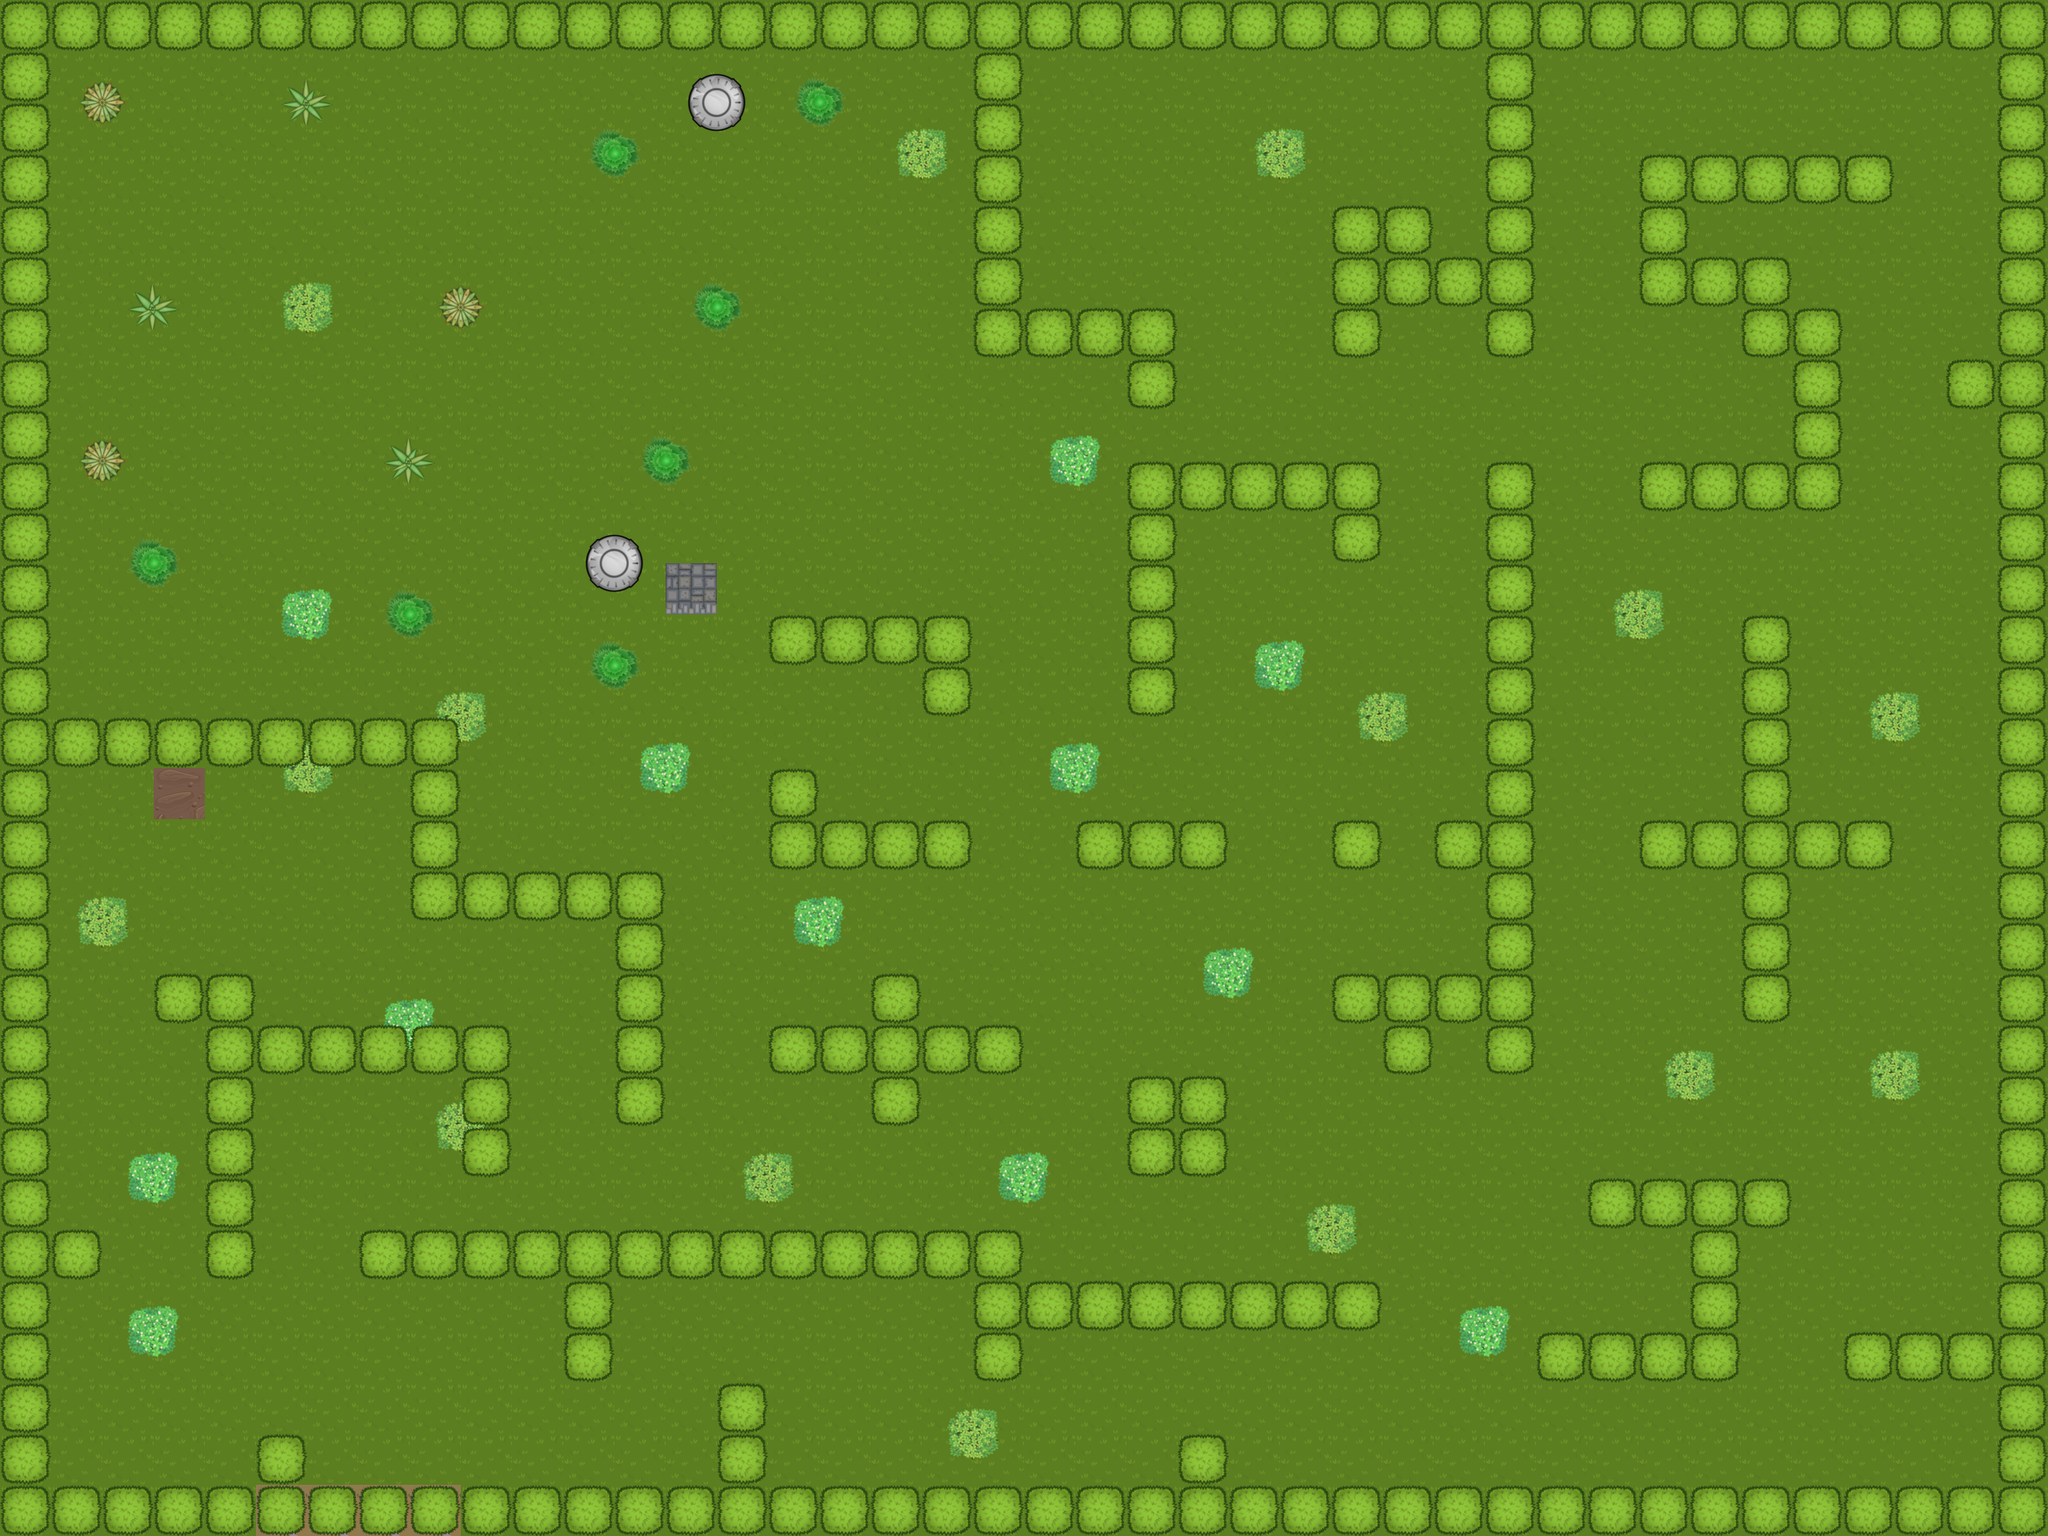

The image is a tile-based game level rendered from a .tmx file. Its description and source (layers, tilesets, objects; grid data summarised) follow:
An orthogonal 40x30 tile map with 64x64 px tiles, 3 tile layers (ground, decor, colidble), 62 tilesets.

<map version="1.9" tiledversion="1.9.2" orientation="orthogonal" renderorder="right-down" width="40" height="30" tilewidth="64" tileheight="64" infinite="0" nextlayerid="6" nextobjectid="1">
 <tileset firstgid="1" name="B" tilewidth="128" tileheight="128" tilecount="1" columns="1">
  <image source="../assets/maps/0.5_scaledTiles/B.png" width="128" height="128" />
 </tileset>
 <tileset firstgid="2" name="Ball" tilewidth="128" tileheight="128" tilecount="1" columns="1">
  <image source="../assets/maps/0.5_scaledTiles/Ball.png" width="128" height="128" />
 </tileset>
 <tileset firstgid="3" name="Barell_01" tilewidth="128" tileheight="128" tilecount="1" columns="1">
  <image source="../assets/maps/0.5_scaledTiles/Barell_01.png" width="128" height="128" />
 </tileset>
 <tileset firstgid="4" name="Barell_02" tilewidth="128" tileheight="128" tilecount="1" columns="1">
  <image source="../assets/maps/0.5_scaledTiles/Barell_02.png" width="128" height="128" />
 </tileset>
 <tileset firstgid="5" name="Barell_03" tilewidth="128" tileheight="128" tilecount="1" columns="1">
  <image source="../assets/maps/0.5_scaledTiles/Barell_03.png" width="128" height="128" />
 </tileset>
 <tileset firstgid="6" name="Block_A_02" tilewidth="64" tileheight="64" tilecount="1" columns="1">
  <image source="../assets/maps/0.5_scaledTiles/Block_A_02.png" width="64" height="64" />
 </tileset>
 <tileset firstgid="7" name="Block_B_02" tilewidth="64" tileheight="64" tilecount="1" columns="1">
  <image source="../assets/maps/0.5_scaledTiles/Block_B_02.png" width="64" height="64" />
 </tileset>
 <tileset firstgid="8" name="Block_C_02" tilewidth="64" tileheight="64" tilecount="1" columns="1">
  <image source="../assets/maps/0.5_scaledTiles/Block_C_02.png" width="64" height="64" />
 </tileset>
 <tileset firstgid="9" name="Cactus_01" tilewidth="128" tileheight="128" tilecount="1" columns="1">
  <image source="../assets/maps/0.5_scaledTiles/Cactus_01.png" width="128" height="128" />
 </tileset>
 <tileset firstgid="10" name="Cactus_02" tilewidth="128" tileheight="128" tilecount="1" columns="1">
  <image source="../assets/maps/0.5_scaledTiles/Cactus_02.png" width="128" height="128" />
 </tileset>
 <tileset firstgid="11" name="Cactus_03" tilewidth="128" tileheight="128" tilecount="1" columns="1">
  <image source="../assets/maps/0.5_scaledTiles/Cactus_03.png" width="128" height="128" />
 </tileset>
 <tileset firstgid="12" name="Decor_Tile_A_01" tilewidth="64" tileheight="64" tilecount="1" columns="1">
  <image source="../assets/maps/0.5_scaledTiles/Decor_Tile_A_01.png" width="64" height="64" />
 </tileset>
 <tileset firstgid="13" name="Decor_Tile_A_02" tilewidth="64" tileheight="64" tilecount="1" columns="1">
  <image source="../assets/maps/0.5_scaledTiles/Decor_Tile_A_02.png" width="64" height="64" />
 </tileset>
 <tileset firstgid="14" name="Decor_Tile_A_03" tilewidth="64" tileheight="64" tilecount="1" columns="1">
  <image source="../assets/maps/0.5_scaledTiles/Decor_Tile_A_03.png" width="64" height="64" />
 </tileset>
 <tileset firstgid="15" name="Decor_Tile_A_04" tilewidth="64" tileheight="64" tilecount="1" columns="1">
  <image source="../assets/maps/0.5_scaledTiles/Decor_Tile_A_04.png" width="64" height="64" />
 </tileset>
 <tileset firstgid="16" name="Decor_Tile_A_05" tilewidth="64" tileheight="64" tilecount="1" columns="1">
  <image source="../assets/maps/0.5_scaledTiles/Decor_Tile_A_05.png" width="64" height="64" />
 </tileset>
 <tileset firstgid="17" name="Decor_Tile_A_06" tilewidth="64" tileheight="64" tilecount="1" columns="1">
  <image source="../assets/maps/0.5_scaledTiles/Decor_Tile_A_06.png" width="64" height="64" />
 </tileset>
 <tileset firstgid="18" name="Decor_Tile_A_07" tilewidth="64" tileheight="64" tilecount="1" columns="1">
  <image source="../assets/maps/0.5_scaledTiles/Decor_Tile_A_07.png" width="64" height="64" />
 </tileset>
 <tileset firstgid="19" name="Decor_Tile_A_08" tilewidth="64" tileheight="64" tilecount="1" columns="1">
  <image source="../assets/maps/0.5_scaledTiles/Decor_Tile_A_08.png" width="64" height="64" />
 </tileset>
 <tileset firstgid="20" name="Decor_Tile_A_09" tilewidth="64" tileheight="64" tilecount="1" columns="1">
  <image source="../assets/maps/0.5_scaledTiles/Decor_Tile_A_09.png" width="64" height="64" />
 </tileset>
 <tileset firstgid="21" name="Decor_Tile_B_01" tilewidth="64" tileheight="64" tilecount="1" columns="1">
  <image source="../assets/maps/0.5_scaledTiles/Decor_Tile_B_01.png" width="64" height="64" />
 </tileset>
 <tileset firstgid="22" name="Decor_Tile_B_02" tilewidth="64" tileheight="64" tilecount="1" columns="1">
  <image source="../assets/maps/0.5_scaledTiles/Decor_Tile_B_02.png" width="64" height="64" />
 </tileset>
 <tileset firstgid="23" name="Decor_Tile_B_03" tilewidth="64" tileheight="64" tilecount="1" columns="1">
  <image source="../assets/maps/0.5_scaledTiles/Decor_Tile_B_03.png" width="64" height="64" />
 </tileset>
 <tileset firstgid="24" name="Decor_Tile_B_04" tilewidth="64" tileheight="64" tilecount="1" columns="1">
  <image source="../assets/maps/0.5_scaledTiles/Decor_Tile_B_04.png" width="64" height="64" />
 </tileset>
 <tileset firstgid="25" name="Decor_Tile_B_05" tilewidth="64" tileheight="64" tilecount="1" columns="1">
  <image source="../assets/maps/0.5_scaledTiles/Decor_Tile_B_05.png" width="64" height="64" />
 </tileset>
 <tileset firstgid="26" name="Decor_Tile_B_06" tilewidth="64" tileheight="64" tilecount="1" columns="1">
  <image source="../assets/maps/0.5_scaledTiles/Decor_Tile_B_06.png" width="64" height="64" />
 </tileset>
 <tileset firstgid="27" name="Decor_Tile_B_07" tilewidth="64" tileheight="64" tilecount="1" columns="1">
  <image source="../assets/maps/0.5_scaledTiles/Decor_Tile_B_07.png" width="64" height="64" />
 </tileset>
 <tileset firstgid="28" name="Decor_Tile_B_08" tilewidth="64" tileheight="64" tilecount="1" columns="1">
  <image source="../assets/maps/0.5_scaledTiles/Decor_Tile_B_08.png" width="64" height="64" />
 </tileset>
 <tileset firstgid="29" name="Decor_Tile_B_09" tilewidth="64" tileheight="64" tilecount="1" columns="1">
  <image source="../assets/maps/0.5_scaledTiles/Decor_Tile_B_09.png" width="64" height="64" />
 </tileset>
 <tileset firstgid="30" name="Dot_A" tilewidth="128" tileheight="128" tilecount="1" columns="1">
  <image source="../assets/maps/0.5_scaledTiles/Dot_A.png" width="128" height="128" />
 </tileset>
 <tileset firstgid="31" name="Dot_B" tilewidth="128" tileheight="128" tilecount="1" columns="1">
  <image source="../assets/maps/0.5_scaledTiles/Dot_B.png" width="128" height="128" />
 </tileset>
 <tileset firstgid="32" name="Dot_C" tilewidth="128" tileheight="128" tilecount="1" columns="1">
  <image source="../assets/maps/0.5_scaledTiles/Dot_C.png" width="128" height="128" />
 </tileset>
 <tileset firstgid="33" name="Flag_A" tilewidth="128" tileheight="128" tilecount="1" columns="1">
  <image source="../assets/maps/0.5_scaledTiles/Flag_A.png" width="128" height="128" />
 </tileset>
 <tileset firstgid="34" name="Flag_B" tilewidth="128" tileheight="128" tilecount="1" columns="1">
  <image source="../assets/maps/0.5_scaledTiles/Flag_B.png" width="128" height="128" />
 </tileset>
 <tileset firstgid="35" name="Football_Goals_A" tilewidth="256" tileheight="143" tilecount="1" columns="1">
  <image source="../assets/maps/0.5_scaledTiles/Football_Goals_A.png" width="256" height="143" />
 </tileset>
 <tileset firstgid="36" name="Football_Goals_B" tilewidth="256" tileheight="143" tilecount="1" columns="1">
  <image source="../assets/maps/0.5_scaledTiles/Football_Goals_B.png" width="256" height="143" />
 </tileset>
 <tileset firstgid="37" name="Ground_Tile_01_A" tilewidth="64" tileheight="64" tilecount="4" columns="2">
  <image source="../assets/maps/0.5_scaledTiles/Ground_Tile_01_A.png" width="128" height="128" />
 </tileset>
 <tileset firstgid="41" name="Ground_Tile_01_B" tilewidth="64" tileheight="64" tilecount="4" columns="2">
  <image source="../assets/maps/0.5_scaledTiles/Ground_Tile_01_B.png" width="128" height="128" />
 </tileset>
 <tileset firstgid="45" name="Ground_Tile_01_C" tilewidth="64" tileheight="64" tilecount="4" columns="2">
  <image source="../assets/maps/0.5_scaledTiles/Ground_Tile_01_C.png" width="128" height="128" />
 </tileset>
 <tileset firstgid="49" name="Ground_Tile_02_A" tilewidth="64" tileheight="64" tilecount="4" columns="2">
  <image source="../assets/maps/0.5_scaledTiles/Ground_Tile_02_A.png" width="128" height="128" />
 </tileset>
 <tileset firstgid="53" name="Ground_Tile_02_B" tilewidth="64" tileheight="64" tilecount="4" columns="2">
  <image source="../assets/maps/0.5_scaledTiles/Ground_Tile_02_B.png" width="128" height="128" />
 </tileset>
 <tileset firstgid="57" name="Ground_Tile_02_C" tilewidth="64" tileheight="64" tilecount="4" columns="2">
  <image source="../assets/maps/0.5_scaledTiles/Ground_Tile_02_C.png" width="128" height="128" />
 </tileset>
 <tileset firstgid="61" name="Platform" tilewidth="128" tileheight="128" tilecount="1" columns="1">
  <image source="../assets/maps/0.5_scaledTiles/Platform.png" width="128" height="128" />
 </tileset>
 <tileset firstgid="62" name="Rock_01" tilewidth="128" tileheight="128" tilecount="1" columns="1">
  <image source="../assets/maps/0.5_scaledTiles/Rock_01.png" width="128" height="128" />
 </tileset>
 <tileset firstgid="63" name="Rock_02" tilewidth="128" tileheight="128" tilecount="1" columns="1">
  <image source="../assets/maps/0.5_scaledTiles/Rock_02.png" width="128" height="128" />
 </tileset>
 <tileset firstgid="64" name="Rock_03" tilewidth="128" tileheight="128" tilecount="1" columns="1">
  <image source="../assets/maps/0.5_scaledTiles/Rock_03.png" width="128" height="128" />
 </tileset>
 <tileset firstgid="65" name="Stump" tilewidth="128" tileheight="128" tilecount="1" columns="1">
  <image source="../assets/maps/0.5_scaledTiles/Stump.png" width="128" height="128" />
 </tileset>
 <tileset firstgid="66" name="Tire_01" tilewidth="128" tileheight="128" tilecount="1" columns="1">
  <image source="../assets/maps/0.5_scaledTiles/Tire_01.png" width="128" height="128" />
 </tileset>
 <tileset firstgid="67" name="Tire_02" tilewidth="128" tileheight="128" tilecount="1" columns="1">
  <image source="../assets/maps/0.5_scaledTiles/Tire_02.png" width="128" height="128" />
 </tileset>
 <tileset firstgid="68" name="Tire_03" tilewidth="128" tileheight="128" tilecount="1" columns="1">
  <image source="../assets/maps/0.5_scaledTiles/Tire_03.png" width="128" height="128" />
 </tileset>
 <tileset firstgid="69" name="Tree_01" tilewidth="128" tileheight="128" tilecount="1" columns="1">
  <image source="../assets/maps/0.5_scaledTiles/Tree_01.png" width="128" height="128" />
 </tileset>
 <tileset firstgid="70" name="Tree_02" tilewidth="128" tileheight="128" tilecount="1" columns="1">
  <image source="../assets/maps/0.5_scaledTiles/Tree_02.png" width="128" height="128" />
 </tileset>
 <tileset firstgid="71" name="Tree_03" tilewidth="128" tileheight="128" tilecount="1" columns="1">
  <image source="../assets/maps/0.5_scaledTiles/Tree_03.png" width="128" height="128" />
 </tileset>
 <tileset firstgid="72" name="Tree_04" tilewidth="128" tileheight="128" tilecount="1" columns="1">
  <image source="../assets/maps/0.5_scaledTiles/Tree_04.png" width="128" height="128" />
 </tileset>
 <tileset firstgid="73" name="Tree_05" tilewidth="128" tileheight="128" tilecount="1" columns="1">
  <image source="../assets/maps/0.5_scaledTiles/Tree_05.png" width="128" height="128" />
 </tileset>
 <tileset firstgid="74" name="Tree_06" tilewidth="128" tileheight="128" tilecount="1" columns="1">
  <image source="../assets/maps/0.5_scaledTiles/Tree_06.png" width="128" height="128" />
 </tileset>
 <tileset firstgid="75" name="Tree_07" tilewidth="128" tileheight="128" tilecount="1" columns="1">
  <image source="../assets/maps/0.5_scaledTiles/Tree_07.png" width="128" height="128" />
 </tileset>
 <tileset firstgid="76" name="Tree_08" tilewidth="128" tileheight="128" tilecount="1" columns="1">
  <image source="../assets/maps/0.5_scaledTiles/Tree_08.png" width="128" height="128" />
 </tileset>
 <tileset firstgid="77" name="Tree_09" tilewidth="128" tileheight="128" tilecount="1" columns="1">
  <image source="../assets/maps/0.5_scaledTiles/Tree_09.png" width="128" height="128" />
 </tileset>
 <tileset firstgid="78" name="Well" tilewidth="128" tileheight="128" tilecount="1" columns="1">
  <image source="../assets/maps/0.5_scaledTiles/Well.png" width="128" height="128" />
 </tileset>
 <tileset firstgid="79" name="A" tilewidth="128" tileheight="128" tilecount="1" columns="1">
  <image source="../assets/maps/0.5_scaledTiles/A.png" width="128" height="128" />
 </tileset>
 <tileset firstgid="80" name="Artifact" tilewidth="128" tileheight="128" tilecount="1" columns="1">
  <image source="../assets/maps/0.5_scaledTiles/Artifact.png" width="128" height="128" />
 </tileset>
 <layer id="3" name="ground" width="40" height="30">
  <data>[1200 cells, 1200 non-empty, 5 distinct tile ids]</data>
 </layer>
 <layer id="5" name="decor" width="40" height="30">
  <data>[1200 cells, 42 non-empty, 6 distinct tile ids]</data>
 </layer>
 <layer id="4" name="colidble" width="40" height="30">
  <data>[1200 cells, 315 non-empty, 1 distinct tile ids]</data>
 </layer>
</map>
